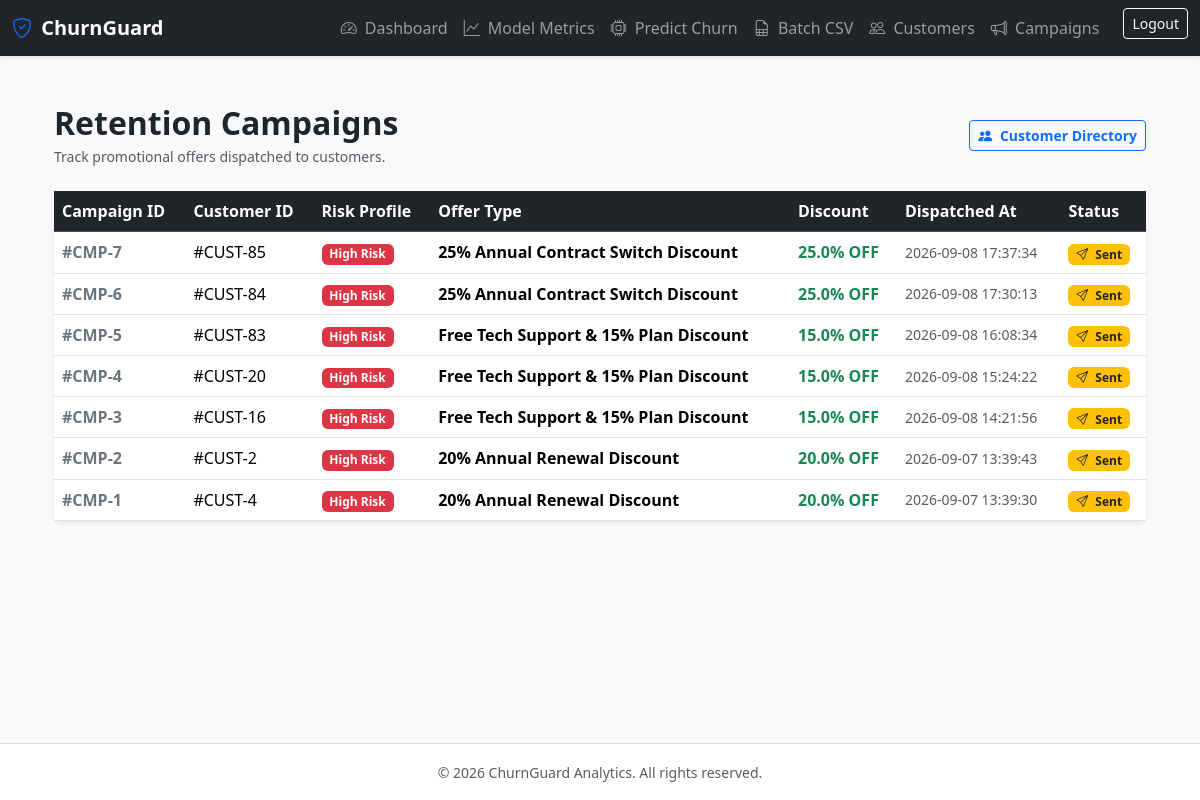
The page /campaigns (signed in) on the database its author committed.
### tables this page shows
CREATE TABLE retention_campaigns (
            campaign_id INTEGER PRIMARY KEY AUTOINCREMENT,
            customer_id INTEGER,
            offer_type TEXT,
            discount_percent REAL,
            sent_at TIMESTAMP DEFAULT CURRENT_TIMESTAMP,
            status TEXT DEFAULT 'Sent'
        );

CREATE TABLE predictions (
            prediction_id INTEGER PRIMARY KEY AUTOINCREMENT,
            customer_id INTEGER,
            prediction TEXT,
            probability REAL,
            risk_level TEXT,
            FOREIGN KEY (customer_id) REFERENCES customers (customer_id) ON DELETE CASCADE
        );

### app.py (the view)
@app.route("/campaigns")
def campaigns():
    if "user_id" not in session:
        return redirect(url_for("login"))
    conn = get_db_connection()
    try:
        campaigns_data = conn.execute("""
            SELECT rc.*, p.risk_level
            FROM retention_campaigns rc
            LEFT JOIN predictions p ON rc.customer_id = p.customer_id
            ORDER BY rc.campaign_id DESC
        """).fetchall()
    finally:
        conn.close()
    return render_template("campaigns.html", campaigns=campaigns_data)

### app.py (called while the page is built)
def get_db_connection():
    conn = sqlite3.connect(DATABASE_NAME, timeout=30.0)
    conn.row_factory = sqlite3.Row
    conn.execute("PRAGMA foreign_keys = ON;")
    conn.execute("PRAGMA journal_mode = WAL;")
    return conn

### templates/campaigns.html
{% extends 'base.html' %}
{% block content %}
<div class="container-fluid py-2">
    <div class="d-flex justify-content-between align-items-center mb-4">
        <div>
            <h2 class="fw-bold text-dark mb-1">Retention Campaigns</h2>
            <p class="text-muted small mb-0">Track promotional offers dispatched to customers.</p>
        </div>
        <a href="{{ url_for('customers') }}" class="btn btn-outline-primary btn-sm fw-bold">
            <i class="bi bi-people-fill me-1"></i> Customer Directory
        </a>
    </div>
    <div class="card border-0 shadow-sm rounded-3">
        <div class="table-responsive">
            <table class="table table-hover align-middle mb-0">
                <thead class="table-dark">
                    <tr>
                        <th>Campaign ID</th>
                        <th>Customer ID</th>
                        <th>Risk Profile</th>
                        <th>Offer Type</th>
                        <th>Discount</th>
                        <th>Dispatched At</th>
                        <th>Status</th>
                    </tr>
                </thead>
                <tbody>
                    {% if campaigns %}
                        {% for item in campaigns %}
                        <tr>
                            <td class="fw-bold text-secondary">#CMP-{{ item.campaign_id }}</td>
                            <td>#CUST-{{ item.customer_id }}</td>
                            <td>
                                <span class="badge {% if item.risk_level == 'High Risk' %}bg-danger{% else %}bg-success{% endif %}">
                                    {{ item.risk_level or 'Unspecified' }}
                                </span>
                            </td>
                            <td class="fw-semibold">{{ item.offer_type }}</td>
                            <td class="text-success fw-bold">{{ item.discount_percent }}% OFF</td>
                            <td class="small text-muted">{{ item.sent_at or 'N/A' }}</td>
                            <td><span class="badge bg-warning text-dark"><i class="bi bi-send me-1"></i> {{ item.status }}</span></td>
                        </tr>
                        {% endfor %}
                    {% else %}
                        <tr>
                            <td colspan="7" class="text-center py-4 text-muted">No retention campaigns dispatched yet.</td>
                        </tr>
                    {% endif %}
                </tbody>
            </table>
        </div>
    </div>
</div>
{% endblock %}

### templates/base.html (shortened to what this page needs)
<!DOCTYPE html>
<html lang="en">
<head>
    <link href="https://cdn.jsdelivr.net/npm/bootstrap@5.3.2/dist/css/bootstrap.min.css" rel="stylesheet">
    <link rel="stylesheet" href="https://cdn.jsdelivr.net/npm/bootstrap-icons@1.11.1/font/bootstrap-icons.css">
</head>
<body class="d-flex flex-column min-vh-100">
    <nav class="navbar navbar-expand-lg navbar-dark bg-dark shadow-sm">
        <div class="container-fluid">
            <a class="navbar-brand fw-bold" href="{{ url_for('dashboard') }}">
                <i class="bi bi-shield-check text-primary me-1"></i> ChurnGuard
            </a>
            <div class="collapse navbar-collapse" id="navbarNav">
                <ul class="navbar-nav ms-auto">
                    {% if session.get('user_id') %}
                        <li class="nav-item"><a class="nav-link" href="{{ url_for('dashboard') }}"><i class="bi bi-speedometer2 me-1"></i> Dashboard</a></li>
                        <li class="nav-item"><a class="nav-link" href="{{ url_for('model_metrics') }}"><i class="bi bi-graph-up me-1"></i> Model Metrics</a></li>
                        <li class="nav-item"><a class="nav-link" href="{{ url_for('predict') }}"><i class="bi bi-cpu me-1"></i> Predict Churn</a></li>
                        <li class="nav-item"><a class="nav-link" href="{{ url_for('batch_predict') }}"><i class="bi bi-file-earmark-spreadsheet me-1"></i> Batch CSV</a></li>
                        <li class="nav-item"><a class="nav-link" href="{{ url_for('customers') }}"><i class="bi bi-people me-1"></i> Customers</a></li>
                        <li class="nav-item"><a class="nav-link" href="{{ url_for('campaigns') }}"><i class="bi bi-megaphone me-1"></i> Campaigns</a></li>
                        <li class="nav-item"><a class="btn btn-outline-light btn-sm ms-lg-3 mt-2 mt-lg-0" href="{{ url_for('logout') }}">Logout</a></li>
                    {% else %}
                        <li class="nav-item"><a class="nav-link" href="{{ url_for('login') }}">Login</a></li>
                        <li class="nav-item"><a class="nav-link" href="{{ url_for('register') }}">Register</a></li>
                    {% endif %}
                </ul>
            </div>
        </div>
    </nav>
    <main class="container my-4">
        {% block content %}{% endblock %}
    </main>
    <footer class="text-center text-muted py-3 mt-auto border-top bg-white">
        <div class="container">
            <small>&copy; 2026 ChurnGuard Analytics. All rights reserved.</small>
        </div>
    </footer>
</body>
</html>

### templates/base.html (style rules this page uses)
body { background-color: #f8f9fa; overflow-x: hidden; }
.table-responsive { width: 100%; overflow-x: auto; }

### rows shown on the page
retention_campaigns: campaign_id "7", customer_id "85", risk_level "High Risk", offer_type "25% Annual Contract Switch Discount", discount_percent "25.0", sent_at "2026-09-08 17:37:34", status "Sent"
retention_campaigns: campaign_id "6", customer_id "84", risk_level "High Risk", offer_type "25% Annual Contract Switch Discount", discount_percent "25.0", sent_at "2026-09-08 17:30:13", status "Sent"
retention_campaigns: campaign_id "5", customer_id "83", risk_level "High Risk", offer_type "Free Tech Support & 15% Plan Discount", discount_percent "15.0", sent_at "2026-09-08 16:08:34", status "Sent"
retention_campaigns: campaign_id "4", customer_id "20", risk_level "High Risk", offer_type "Free Tech Support & 15% Plan Discount", discount_percent "15.0", sent_at "2026-09-08 15:24:22", status "Sent"
retention_campaigns: campaign_id "3", customer_id "16", risk_level "High Risk", offer_type "Free Tech Support & 15% Plan Discount", discount_percent "15.0", sent_at "2026-09-08 14:21:56", status "Sent"
retention_campaigns: campaign_id "2", customer_id "2", risk_level "High Risk", offer_type "20% Annual Renewal Discount", discount_percent "20.0", sent_at "2026-09-07 13:39:43", status "Sent"
retention_campaigns: campaign_id "1", customer_id "4", risk_level "High Risk", offer_type "20% Annual Renewal Discount", discount_percent "20.0", sent_at "2026-09-07 13:39:30", status "Sent"
